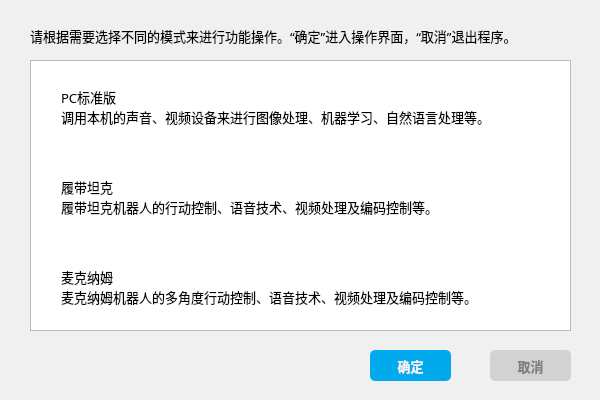
<?xml version="1.0" encoding="UTF-8"?>
<ui version="4.0">
 <class>modeDialog</class>
 <widget class="QDialog" name="modeDialog">
  <property name="geometry">
   <rect>
    <x>0</x>
    <y>0</y>
    <width>600</width>
    <height>400</height>
   </rect>
  </property>
  <property name="windowTitle">
   <string>模式</string>
  </property>
  <property name="styleSheet">
   <string notr="true">background-color:#F0F0F0;</string>
  </property>
  <widget class="QScrollArea" name="scrollArea">
   <property name="geometry">
    <rect>
     <x>30</x>
     <y>60</y>
     <width>541</width>
     <height>271</height>
    </rect>
   </property>
   <property name="widgetResizable">
    <bool>true</bool>
   </property>
   <widget class="QWidget" name="scrollAreaWidgetContents">
    <property name="geometry">
     <rect>
      <x>0</x>
      <y>0</y>
      <width>539</width>
      <height>269</height>
     </rect>
    </property>
    <widget class="QPushButton" name="option_mac">
     <property name="geometry">
      <rect>
       <x>0</x>
       <y>180</y>
       <width>541</width>
       <height>91</height>
      </rect>
     </property>
     <property name="font">
      <font>
       <family>微软雅黑</family>
       <pointsize>10</pointsize>
      </font>
     </property>
     <property name="styleSheet">
      <string notr="true">QPushButton:hover{background-color:#8bf0ad;} 
QPushButton{background-color:white;border:2px;text-align:left;padding-left:20px;}
QPushButton::checked{ background:#59de85;border-color: #11505C;}</string>
     </property>
     <property name="text">
      <string>   麦克纳姆
   麦克纳姆机器人的多角度行动控制、语音技术、视频处理及编码控制等。</string>
     </property>
     <property name="iconSize">
      <size>
       <width>64</width>
       <height>64</height>
      </size>
     </property>
     <property name="checkable">
      <bool>true</bool>
     </property>
     <property name="autoExclusive">
      <bool>true</bool>
     </property>
    </widget>
    <widget class="QPushButton" name="option_tank">
     <property name="geometry">
      <rect>
       <x>0</x>
       <y>90</y>
       <width>541</width>
       <height>91</height>
      </rect>
     </property>
     <property name="font">
      <font>
       <family>微软雅黑</family>
       <pointsize>10</pointsize>
      </font>
     </property>
     <property name="styleSheet">
      <string notr="true">QPushButton:hover{background-color:#8bf0ad;} 
QPushButton{background-color:white;border:2px;text-align:left;padding-left:20px;}
QPushButton::checked{ background:#59de85;border-color: #11505C;}</string>
     </property>
     <property name="text">
      <string>   履带坦克
   履带坦克机器人的行动控制、语音技术、视频处理及编码控制等。</string>
     </property>
     <property name="iconSize">
      <size>
       <width>64</width>
       <height>64</height>
      </size>
     </property>
     <property name="checkable">
      <bool>true</bool>
     </property>
     <property name="autoExclusive">
      <bool>true</bool>
     </property>
    </widget>
    <widget class="QPushButton" name="option_pc">
     <property name="geometry">
      <rect>
       <x>0</x>
       <y>0</y>
       <width>541</width>
       <height>91</height>
      </rect>
     </property>
     <property name="font">
      <font>
       <family>微软雅黑</family>
       <pointsize>10</pointsize>
      </font>
     </property>
     <property name="styleSheet">
      <string notr="true">QPushButton:hover{background-color:#8bf0ad;} 
QPushButton{background-color:white;border:2px;text-align:left;padding-left:20px;}
QPushButton::checked{ background:#59de85;border-color: #11505C;}</string>
     </property>
     <property name="text">
      <string>   PC标准版
   调用本机的声音、视频设备来进行图像处理、机器学习、自然语言处理等。</string>
     </property>
     <property name="iconSize">
      <size>
       <width>64</width>
       <height>64</height>
      </size>
     </property>
     <property name="checkable">
      <bool>true</bool>
     </property>
     <property name="autoExclusive">
      <bool>true</bool>
     </property>
    </widget>
   </widget>
  </widget>
  <widget class="QLabel" name="label">
   <property name="geometry">
    <rect>
     <x>30</x>
     <y>20</y>
     <width>541</width>
     <height>31</height>
    </rect>
   </property>
   <property name="font">
    <font>
     <family>微软雅黑</family>
     <pointsize>10</pointsize>
    </font>
   </property>
   <property name="text">
    <string>请根据需要选择不同的模式来进行功能操作。“确定”进入操作界面，“取消”退出程序。</string>
   </property>
  </widget>
  <widget class="QPushButton" name="btn_enter">
   <property name="geometry">
    <rect>
     <x>370</x>
     <y>350</y>
     <width>81</width>
     <height>31</height>
    </rect>
   </property>
   <property name="font">
    <font>
     <family>微软雅黑</family>
     <pointsize>10</pointsize>
     <weight>75</weight>
     <bold>true</bold>
    </font>
   </property>
   <property name="styleSheet">
    <string notr="true">QPushButton:hover{background-color:#1E9FFF;color:#F8F8F8} 
QPushButton{background-color:#01AAED;border-radius:5px;color:#F2F2F2}</string>
   </property>
   <property name="text">
    <string>确定</string>
   </property>
  </widget>
  <widget class="QPushButton" name="btn_close">
   <property name="geometry">
    <rect>
     <x>490</x>
     <y>350</y>
     <width>81</width>
     <height>31</height>
    </rect>
   </property>
   <property name="font">
    <font>
     <family>微软雅黑</family>
     <pointsize>10</pointsize>
     <weight>75</weight>
     <bold>true</bold>
    </font>
   </property>
   <property name="styleSheet">
    <string notr="true">QPushButton:hover{background-color:#c2c2c2;color:#F2F2F2} 
QPushButton{background-color:#d2d2d2;border-radius:5px;color:grey}</string>
   </property>
   <property name="text">
    <string>取消</string>
   </property>
  </widget>
 </widget>
 <resources/>
 <connections/>
</ui>
